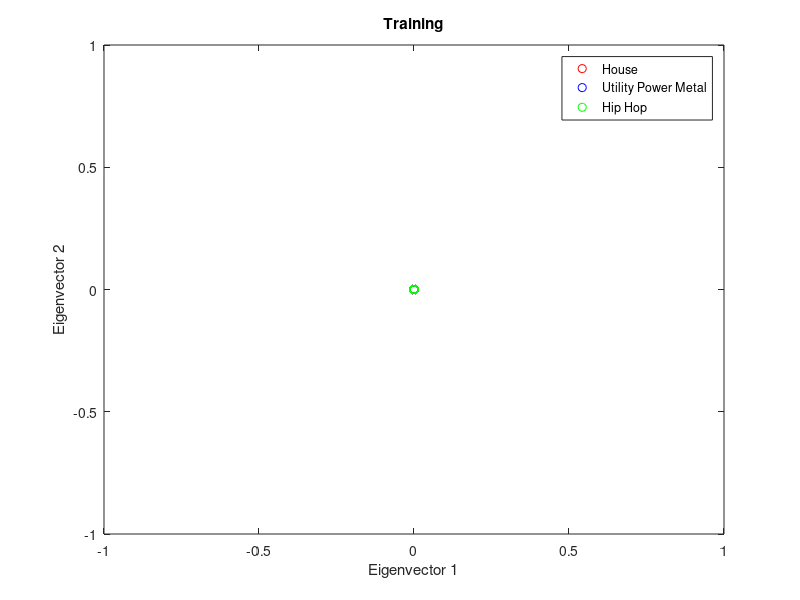

This figure's MATLAB source: (Note: this script raises an error after producing the figure.)
clear; close all; clc;

files = dir('music/Test 3/');
minsize = 193138; % Initial runs to find this number
full_data = zeros(32769*8, 300);
counter = 0;
split_data = randperm(100);
for file = files(3:end)'
    [y, Fs] = audioread(strcat('music/Test 3/', file.name));
    disp(file.name)
    y = mean(y, 2);
    for ii=1:20
        yy = y(Fs*(ii*5):Fs*(ii*5 + 5));
        full_data(:, counter*20 + ii) = reshape(abs(spectrogram(yy)), [32769*8 1])';
    end
    counter = counter + 1;
end
X = full_data(:, [split_data 100 + split_data 200 + split_data]);
X2 = [X(:, 51:100) X(:, 151:200) X(:, 251:300)];
X = [X(:, 1:50) X(:, 101:150) X(:, 201:250)];
%% Test 1 Band Classification
% Naruto, Polo G, Avicii
% playblocking(audioplayer(yy,Fs))
an = 50; nn = 50; rn = 50;
feature=42; 
[U,S,V] = svd(X,'econ');
songs = S*V';
house = songs(1:feature,1:an);
hyperock = songs(1:feature,an+1:an+nn);
hiphop = songs(1:feature,an+nn+1:an+nn+rn);

mu = mean(songs(1:feature,:));
ma = mean(house,2);
mn = mean(hyperock,2);
mr = mean(hiphop,2);

%% 
Sw=0;  % within class variances
for i=1:an
    Sw = Sw + (house(:,i)-ma)*(house(:,i)-ma)';
end
for i=1:nn
    Sw = Sw + (hyperock(:,i)-mn)*(hyperock(:,i)-mn)';
end
for i = 1:rn
    Sw = Sw + (hiphop(:,i)-mr)*(hiphop(:,i)-mr)';
end
Sb = (ma-mu)*(ma-mu)' + (mn-mu)*(mn-mu)' + (mr-mu)*(mr-mu)';
[V2,D] = eig(Sb,Sw);
[~,ind] = max(abs(diag(D)));
w=V2(:,ind); w=w/norm(w,2);

%%
D33 = D;
D33(:,ind) = [];
D33(ind, :) = [];
[~, indx] = max(abs(diag(D33)));
w1 = V2(:, indx + 1); w1 = w1/norm(w1,2);
%%
vhouse = w'*house; vhyperock = w'*hyperock; vhiphop = w'*hiphop;
vhouse1 = w1'*house; vhyperock1 = w1'*hyperock; vhiphop1 = w1'*hiphop;
figure(1)
plot(vhouse, vhouse1, 'ro'); hold on;
plot(vhyperock, vhyperock1, 'bo');
plot(vhiphop, vhiphop1, 'go'); hold off;
title('Training')
legend("House", 'Utility Power Metal', 'Hip Hop','Location', 'best')
xlabel("Eigenvector 1")
ylabel("Eigenvector 2")
%%
results = [vhouse vhyperock vhiphop];
res2 = [vhouse1 vhyperock1 vhiphop1];
tabl = [results' res2'];
trueRes = [repelem("House", 50) repelem("Power Metal", 50) repelem("Hip Hop", 50)]';
%%
Mdl = fitcknn(tabl,trueRes,'NumNeighbors',45,'Standardize',1);
label = predict(Mdl, tabl);
labelz = repelem("",150);
for hh = 1:150
   labelz(hh) = label{hh};
end
c = sum(trueRes==labelz')/150;

%% TEST 
an2 = 50; nn2 = 50; rn2 = 50;
feature=42; 
[U2,S2,V11] = svd(X2,'econ');
songs2 = S2*V11';
house2 = songs2(1:feature,1:an2);
hyperock2 = songs2(1:feature,an2+1:an2+nn2);
hiphop2 = songs2(1:feature,an2+nn2+1:an2+nn2+rn2);

mu2 = mean(songs2(1:feature,:));
ma2 = mean(house2,2);
mn2 = mean(hyperock2,2);
mr2 = mean(hiphop2,2);

%% 
Sw2=0;  % within class variances
for i=1:an2
    Sw2 = Sw2 + (house2(:,i)-ma2)*(house2(:,i)-ma2)';
end
for i=1:nn2
    Sw2 = Sw2 + (hyperock2(:,i)-mn2)*(hyperock2(:,i)-mn2)';
end
for i = 1:rn2
    Sw2 = Sw2 + (hiphop2(:,i)-mr2)*(hiphop2(:,i)-mr2)';
end
Sb2 = (ma2-mu2)*(ma2-mu2)' + (mn2-mu2)*(mn2-mu2)' + (mr2-mu2)*(mr2-mu2)';
[V22,D2] = eig(Sb2,Sw2);
[~,ind2] = max(abs(diag(D2)));
w2=V22(:,ind2); w2=w2/norm(w2,2);
%%
D332 = D2;
D332(:,ind2) = [];
D332(ind2, :) = [];
[~, indx2] = max(abs(diag(D332)));
w12 = V22(:, indx2 + 1); w12 = w12/norm(w12,2);
%%
vhouse2 = w2'*house2; vhyperock2 = w2'*hyperock2; vhiphop2 = w2'*hiphop2;
vhouse12 = w12'*house2; vhyperock12 = w12'*hyperock2; vhiphop12 = w12'*hiphop2;
results2 = [vhouse2 vhyperock2 vhiphop2];
res22 = [vhouse12 vhyperock12 vhiphop12];
tabl2 = [results2' res22'];
trueRes2 = [repelem("House", 50) repelem("Power Metal", 50) repelem("Hip Hop", 50)]';
%%
label2 = predict(Mdl, tabl2);
labelz2 = repelem("",150);
for hh = 1:150
   labelz2(hh) = label2{hh};
end
c2 = sum(trueRes2==labelz2')/150;
%%
figure(2)
plot(vhouse2, vhouse12, 'ro'); hold on;
plot(vhyperock2, vhyperock12, 'bo');
plot(vhiphop2, vhiphop12, 'go'); hold off;
title('Testing')
legend("House", 'Utility Power Metal', 'Hip Hop','Location', 'best')
xlabel("Eigenvector 1")
ylabel("Eigenvector 2")
